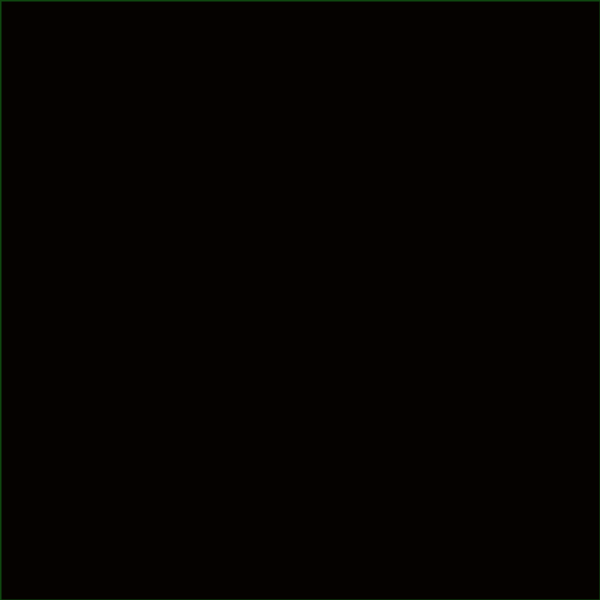
Frame 1 (no input)
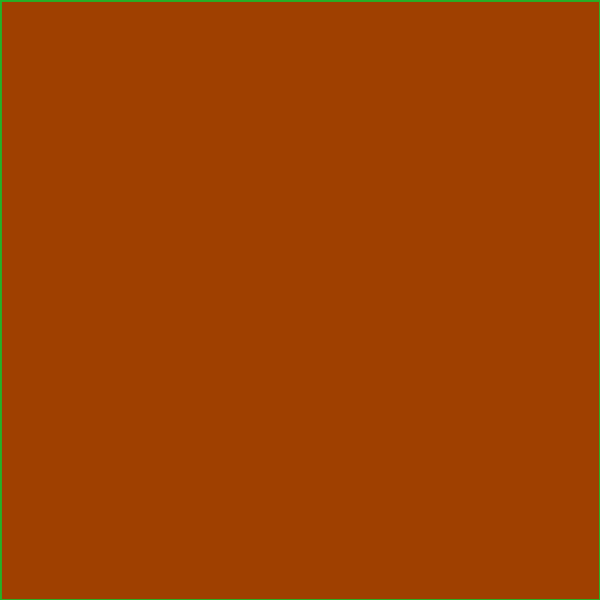
Frame 60 (the mouse pressed at the canvas centre just before this capture)
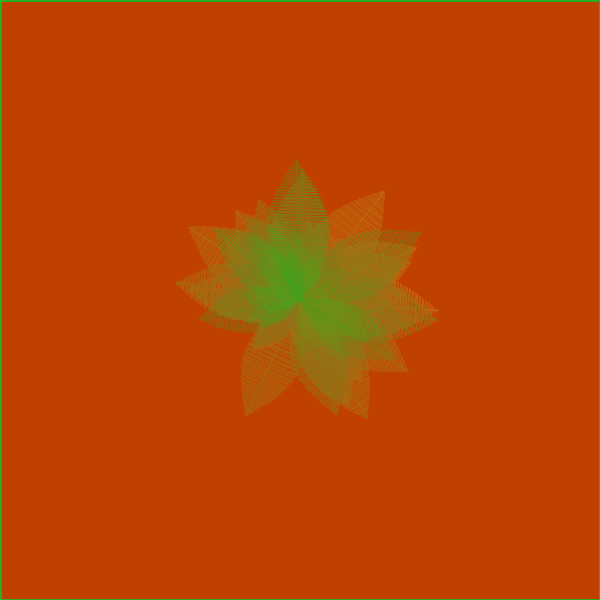
Frame 120 (the mouse held since frame 60 and released just before this capture)

The Processing sketch that drew these frames (run headless with seeded random() and noise(); from frame 60 on, the mouse is pressed at the canvas centre):

// Processing sketch: processing_170894
// ── processing_170894.pde

float lev;

void setup() {
  size(600, 600);
  background(0);
  stroke(30,180,40, 100);
  fill(196,98,4,6);
  strokeWeight(2);
  frameRate(36);
}

void draw() {
  rect(0,0,width,height);
  if(mousePressed){
  leaf(mouseX, mouseY, random(0.1,0.4), random(0,360));
  }
}


void leaf(int x, int y, float scale, float degree) {
  pushMatrix();
  translate(x, y);
  rotate(radians(-degree));
  scale(scale);
  line(0, 0, 0, 360);  

  for (int i =0; i<90; i++) {
    lev = 80*sin(radians(2*i));
    line(lev, i*4, -lev, i*4);
  }
  popMatrix();
}
